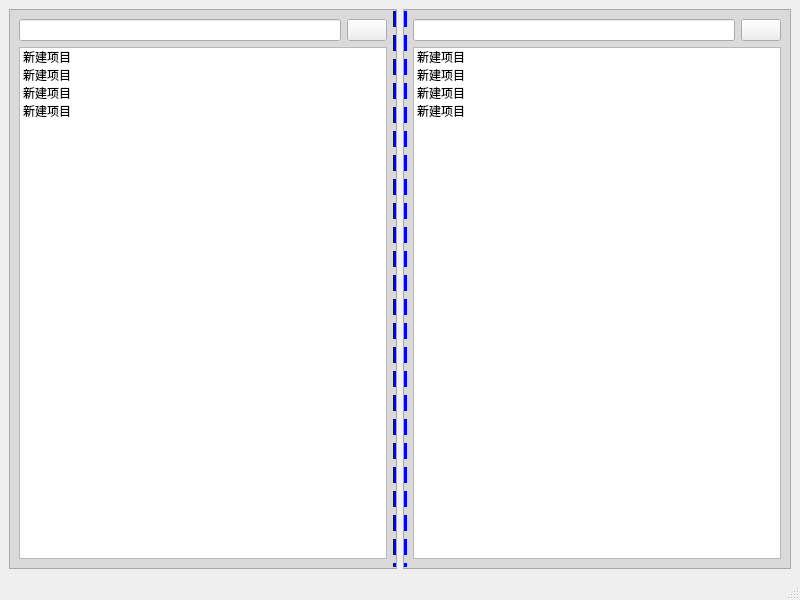
<?xml version="1.0" encoding="UTF-8"?>
<ui version="4.0">
 <class>MainWindow</class>
 <widget class="QMainWindow" name="MainWindow">
  <property name="geometry">
   <rect>
    <x>0</x>
    <y>0</y>
    <width>800</width>
    <height>600</height>
   </rect>
  </property>
  <property name="windowTitle">
   <string>MainWindow</string>
  </property>
  <widget class="QWidget" name="centralwidget">
   <layout class="QHBoxLayout" name="horizontalLayout_2">
    <item>
     <widget class="QFrame" name="frame">
      <property name="styleSheet">
       <string notr="true">#frame{
border-right: 4px dashed blue;
background-color: rgb(218, 218, 218);
}</string>
      </property>
      <property name="frameShape">
       <enum>QFrame::StyledPanel</enum>
      </property>
      <property name="frameShadow">
       <enum>QFrame::Raised</enum>
      </property>
      <layout class="QVBoxLayout" name="verticalLayout">
       <item>
        <layout class="QHBoxLayout" name="horizontalLayout">
         <item>
          <widget class="QLineEdit" name="lineEdit"/>
         </item>
         <item>
          <widget class="QPushButton" name="pushButton">
           <property name="text">
            <string/>
           </property>
           <property name="icon">
            <iconset theme="accessories-calculator"/>
           </property>
          </widget>
         </item>
        </layout>
       </item>
       <item>
        <widget class="QListWidget" name="listWidget">
         <property name="mouseTracking">
          <bool>false</bool>
         </property>
         <property name="autoFillBackground">
          <bool>false</bool>
         </property>
         <item>
          <property name="text">
           <string>新建项目</string>
          </property>
         </item>
         <item>
          <property name="text">
           <string>新建项目</string>
          </property>
         </item>
         <item>
          <property name="text">
           <string>新建项目</string>
          </property>
         </item>
         <item>
          <property name="text">
           <string>新建项目</string>
          </property>
         </item>
        </widget>
       </item>
      </layout>
     </widget>
    </item>
    <item>
     <widget class="QFrame" name="frame_2">
      <property name="styleSheet">
       <string notr="true">#frame_2{
border-left: 4px dashed blue;
background-color: rgb(218, 218, 218);
}</string>
      </property>
      <property name="frameShape">
       <enum>QFrame::StyledPanel</enum>
      </property>
      <property name="frameShadow">
       <enum>QFrame::Raised</enum>
      </property>
      <layout class="QVBoxLayout" name="verticalLayout_2">
       <item>
        <layout class="QHBoxLayout" name="horizontalLayout_3">
         <item>
          <widget class="QLineEdit" name="lineEdit_3"/>
         </item>
         <item>
          <widget class="QPushButton" name="pushButton_3">
           <property name="text">
            <string/>
           </property>
           <property name="icon">
            <iconset theme="accessories-calculator">
             <normaloff>.</normaloff>.</iconset>
           </property>
          </widget>
         </item>
        </layout>
       </item>
       <item>
        <widget class="QListWidget" name="listWidget_2">
         <item>
          <property name="text">
           <string>新建项目</string>
          </property>
         </item>
         <item>
          <property name="text">
           <string>新建项目</string>
          </property>
         </item>
         <item>
          <property name="text">
           <string>新建项目</string>
          </property>
         </item>
         <item>
          <property name="text">
           <string>新建项目</string>
          </property>
         </item>
        </widget>
       </item>
      </layout>
     </widget>
    </item>
   </layout>
  </widget>
  <widget class="QMenuBar" name="menubar">
   <property name="geometry">
    <rect>
     <x>0</x>
     <y>0</y>
     <width>800</width>
     <height>21</height>
    </rect>
   </property>
  </widget>
  <widget class="QStatusBar" name="statusbar"/>
 </widget>
 <resources/>
 <connections/>
</ui>
